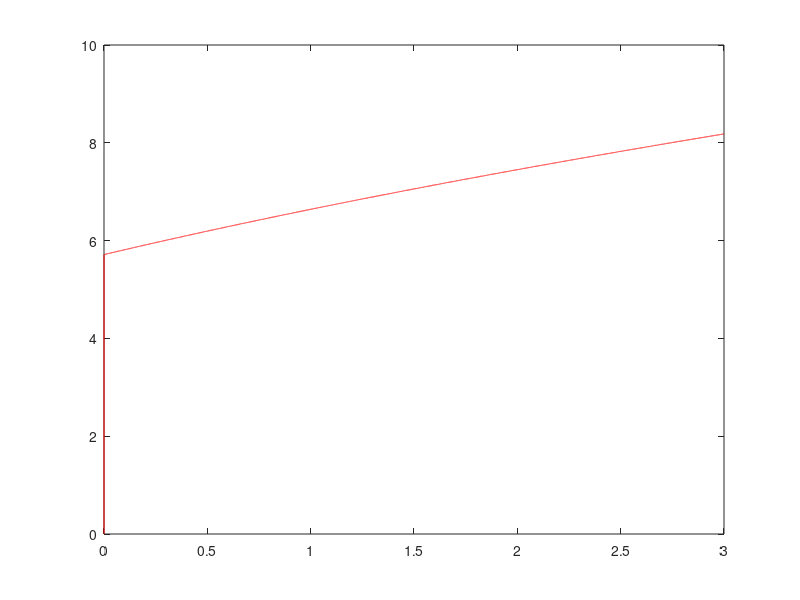

MATLAB code for this plot:
%Spencer Krum
%PH 322 problem 2_1

%general form of euler Val(t + dt) = val(T) + dval(t) * dt

%solve numerically
%and compare to analytical solution

%biker formula is v(i+1) = v(i) + (P/mv(i) * dt)
%consts
%P=400
%m=70kg
%v(0) = 0

clear
close all


%dt = input('Please enter your delta-t value: ')
%t2 = input('Please enter your t-final value: ')

%setup consts
P = 400;
m = 70;

%setup time domain
dt = .0001;
t1 = 0;
t2 = 3;
t = t1:dt:t2;

%initial speed is 0
v(1) = 0.0001;

for k=1:length(t)-1,
    v(k+1) = v(k) + (P./(m * v(k))) * dt;
    fprintf('T:\t%f\tV:\t%f\n', t(k),v(k))
end


plot(t,v, 'r')
pause()
